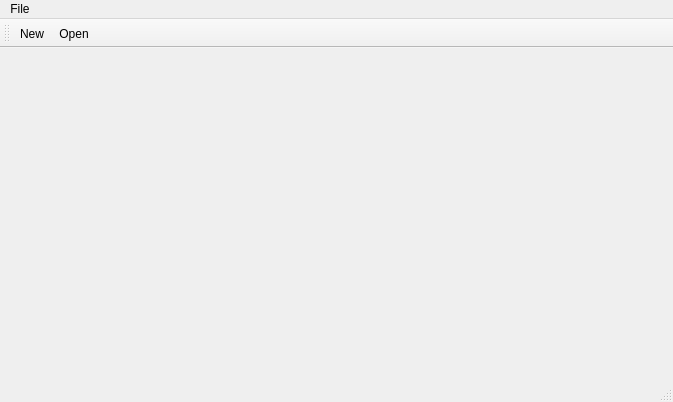
<?xml version="1.0" encoding="UTF-8"?>
<ui version="4.0">
 <class>MainWindow</class>
 <widget class="QMainWindow" name="MainWindow">
  <property name="geometry">
   <rect>
    <x>0</x>
    <y>0</y>
    <width>673</width>
    <height>402</height>
   </rect>
  </property>
  <property name="windowTitle">
   <string>MainWindow</string>
  </property>
  <widget class="QWidget" name="centralWidget"/>
  <widget class="QMenuBar" name="menuBar">
   <property name="geometry">
    <rect>
     <x>0</x>
     <y>0</y>
     <width>673</width>
     <height>21</height>
    </rect>
   </property>
   <widget class="QMenu" name="menuFile">
    <property name="title">
     <string>File</string>
    </property>
    <addaction name="actionNew"/>
    <addaction name="actionOpen"/>
    <addaction name="actionExit"/>
   </widget>
   <addaction name="menuFile"/>
  </widget>
  <widget class="QToolBar" name="mainToolBar">
   <attribute name="toolBarArea">
    <enum>TopToolBarArea</enum>
   </attribute>
   <attribute name="toolBarBreak">
    <bool>false</bool>
   </attribute>
   <addaction name="actionNew"/>
   <addaction name="actionOpen"/>
  </widget>
  <widget class="QStatusBar" name="statusBar"/>
  <action name="actionNew">
   <property name="icon">
    <iconset resource="resource.qrc">
     <normaloff>:/resource/img/red-light.png</normaloff>:/resource/img/red-light.png</iconset>
   </property>
   <property name="text">
    <string>New</string>
   </property>
  </action>
  <action name="actionOpen">
   <property name="icon">
    <iconset resource="resource.qrc">
     <normaloff>:/resource/img/green-light.png</normaloff>:/resource/img/green-light.png</iconset>
   </property>
   <property name="text">
    <string>Open</string>
   </property>
  </action>
  <action name="actionExit">
   <property name="text">
    <string>Exit</string>
   </property>
  </action>
 </widget>
 <layoutdefault spacing="6" margin="11"/>
 <resources>
  <include location="resource.qrc"/>
 </resources>
 <connections/>
</ui>
